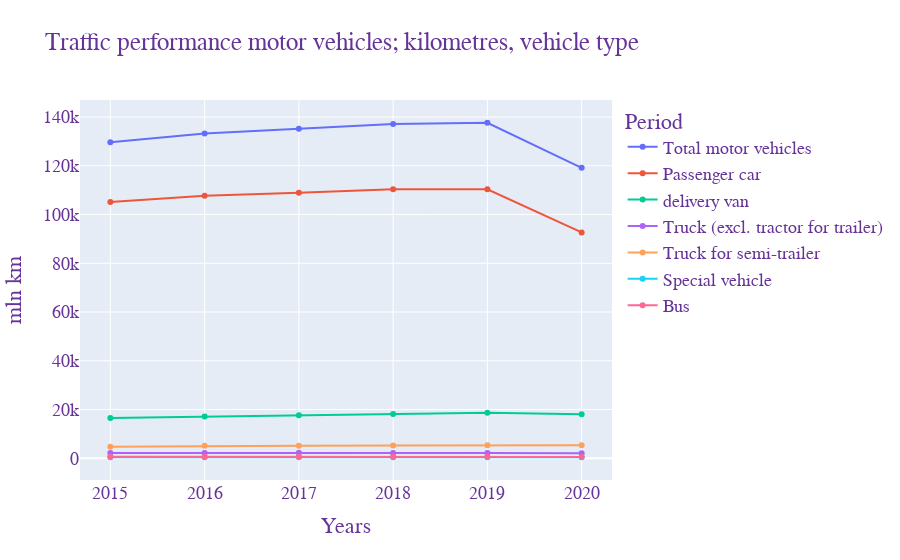

The notebook cell saved with this chart:
### Markdown cell above
Ploting all the dataframes one by one

### Code cell
fig.add_trace(go.Scatter(
    x=df_t_m_v.loc[:,'Periods'],
    y=df_t_m_v.loc[:,'Totaal_kilometers_in_Nederland'],
    name="Total motor vehicles"       # this sets its legend entry
))


fig.add_trace(go.Scatter(
    x=df_p_c.loc[:,'Periods'],
    y=df_p_c.loc[:,'Totaal_kilometers_in_Nederland'],
    name="Passenger car"
))

fig.add_trace(go.Scatter(
    x=df_d_v.loc[:,'Periods'],
    y=df_d_v.loc[:,'Totaal_kilometers_in_Nederland'],
    name="delivery van"
))

fig.add_trace(go.Scatter(
    x=df_t.loc[:,'Periods'],
    y=df_t.loc[:,'Totaal_kilometers_in_Nederland'],
    name="Truck (excl. tractor for trailer)"
))

fig.add_trace(go.Scatter(
    x=df_t_s.loc[:,'Periods'],
    y=df_t_s.loc[:,'Totaal_kilometers_in_Nederland'],
    name="Truck for semi-trailer"
))

fig.add_trace(go.Scatter(
    x=df_s_v.loc[:,'Periods'],
    y=df_s_v.loc[:,'Totaal_kilometers_in_Nederland'],
    name="Special vehicle"
))
fig.add_trace(go.Scatter(
    x=df_b.loc[:, 'Periods'],
    y=df_b.loc[:, 'Totaal_kilometers_in_Nederland'],
    name="Bus"
))

### Figure 1 — Plotly figure (JSON) as saved in the notebook; plotly's stock layout.template omitted (floating-point values rounded to 4 significant figures)
{"data": [{"name": "Total motor vehicles", "type": "scatter", "x": [2015, 2016, 2017, 2018, 2019, 2020], "y": [129600.0, 133300.0, 135200.0, 137200.0, 137600.0, 119100.0]}, {"name": "Passenger car", "type": "scatter", "x": [2015, 2016, 2017, 2018, 2019, 2020], "y": [105100.0, 107700.0, 108900.0, 110400.0, 110400.0, 92650.0]}, {"name": "delivery van", "type": "scatter", "x": [2015, 2016, 2017, 2018, 2019, 2020], "y": [16540.0, 17140.0, 17670.0, 18217, 18680.0, 18110.0]}, {"name": "Truck (excl. tractor for trailer)", "type": "scatter", "x": [2015, 2016, 2017, 2018, 2019, 2020], "y": [2176.0, 2224.0, 2251, 2205.0, 2162.0, 2072.0]}, {"name": "Truck for semi-trailer", "type": "scatter", "x": [2015, 2016, 2017, 2018, 2019, 2020], "y": [4748.0, 5107.0, 5200.0, 5265.0, 5342.0, 5365.0]}, {"name": "Special vehicle", "type": "scatter", "x": [2015, 2016, 2017, 2018, 2019, 2020], "y": [436.3, 461.5, 465.5, 459.4, 450.5, 434.2]}, {"name": "Bus", "type": "scatter", "x": [2015, 2016, 2017, 2018, 2019, 2020], "y": [622.9, 611.3, 654.5, 664.8, 638.7, 507.7]}], "layout": {"font": {"color": "RebeccaPurple", "family": "Courier New, monospace", "size": 18}, "legend": {"title": {"text": "Period"}}, "title": {"text": "Traffic performance motor vehicles; kilometres, vehicle type"}, "xaxis": {"title": {"text": "Years"}}, "yaxis": {"title": {"text": "mln km"}}}}
